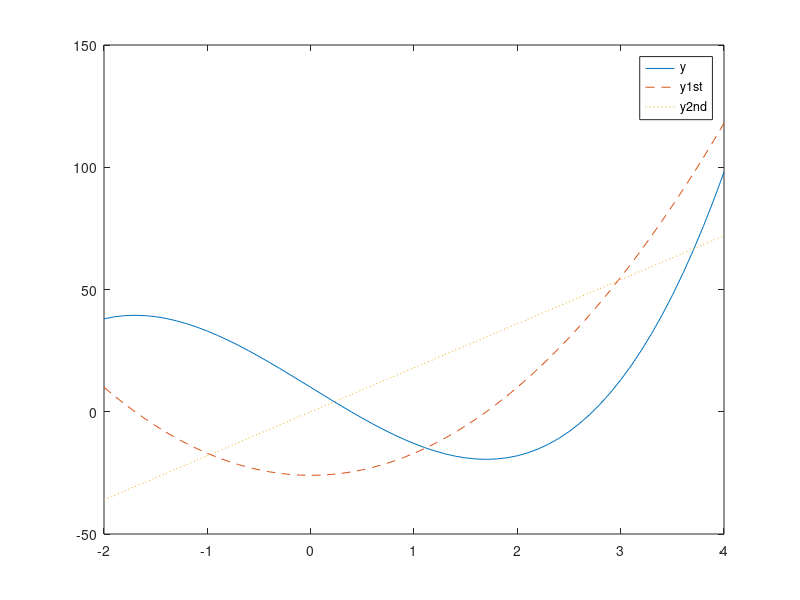

Source code (MATLAB):
x = -2:0.1:4;
y = (3.*(x.^3)) - (26.*x) + 10;
y1 = (9.*(x.^2)) - 26; 
y2 = 18.*x;

plot(x,y) , hold on
plot(x,y1,'--') 
plot(x,y2,':') , legend('y','y1st','y2nd')
hold off
